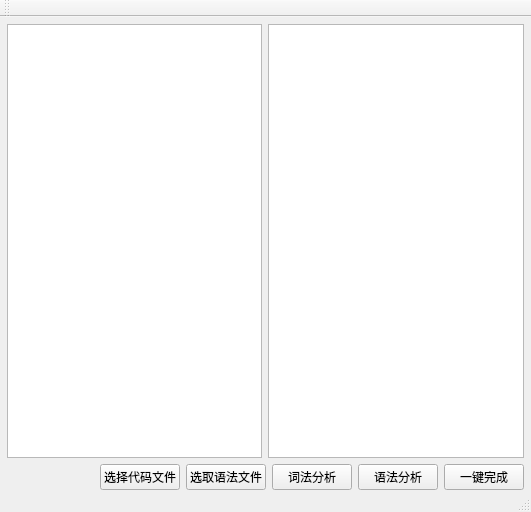
<?xml version="1.0" encoding="UTF-8"?>
<ui version="4.0">
 <class>tj_compiler</class>
 <widget class="QMainWindow" name="tj_compiler">
  <property name="geometry">
   <rect>
    <x>0</x>
    <y>0</y>
    <width>531</width>
    <height>512</height>
   </rect>
  </property>
  <property name="windowTitle">
   <string>TJ_Compiler</string>
  </property>
  <widget class="QWidget" name="centralWidget">
   <property name="sizePolicy">
    <sizepolicy hsizetype="Preferred" vsizetype="Maximum">
     <horstretch>0</horstretch>
     <verstretch>0</verstretch>
    </sizepolicy>
   </property>
   <property name="layoutDirection">
    <enum>Qt::LeftToRight</enum>
   </property>
   <layout class="QVBoxLayout" name="verticalLayout">
    <property name="sizeConstraint">
     <enum>QLayout::SetDefaultConstraint</enum>
    </property>
    <property name="leftMargin">
     <number>7</number>
    </property>
    <property name="topMargin">
     <number>7</number>
    </property>
    <property name="rightMargin">
     <number>7</number>
    </property>
    <property name="bottomMargin">
     <number>0</number>
    </property>
    <item>
     <layout class="QHBoxLayout" name="horizontalLayout_2">
      <item>
       <widget class="QTextBrowser" name="fileDisplayBrowser"/>
      </item>
      <item>
       <widget class="QListView" name="listView"/>
      </item>
     </layout>
    </item>
    <item>
     <layout class="QHBoxLayout" name="horizontalLayout">
      <item>
       <spacer name="horizontalSpacer">
        <property name="orientation">
         <enum>Qt::Horizontal</enum>
        </property>
        <property name="sizeHint" stdset="0">
         <size>
          <width>40</width>
          <height>20</height>
         </size>
        </property>
       </spacer>
      </item>
      <item>
       <widget class="QPushButton" name="fileInput">
        <property name="text">
         <string>选择代码文件</string>
        </property>
       </widget>
      </item>
      <item>
       <widget class="QPushButton" name="parserfileInput">
        <property name="text">
         <string>选取语法文件</string>
        </property>
       </widget>
      </item>
      <item>
       <widget class="QPushButton" name="lexicalBtn">
        <property name="text">
         <string>词法分析</string>
        </property>
       </widget>
      </item>
      <item>
       <widget class="QPushButton" name="parserBtn">
        <property name="text">
         <string>语法分析</string>
        </property>
       </widget>
      </item>
      <item>
       <widget class="QPushButton" name="allBtn">
        <property name="text">
         <string>一键完成</string>
        </property>
       </widget>
      </item>
     </layout>
    </item>
   </layout>
  </widget>
  <widget class="QMenuBar" name="menuBar">
   <property name="geometry">
    <rect>
     <x>0</x>
     <y>0</y>
     <width>531</width>
     <height>26</height>
    </rect>
   </property>
  </widget>
  <widget class="QToolBar" name="mainToolBar">
   <attribute name="toolBarArea">
    <enum>TopToolBarArea</enum>
   </attribute>
   <attribute name="toolBarBreak">
    <bool>false</bool>
   </attribute>
  </widget>
  <widget class="QStatusBar" name="statusBar"/>
 </widget>
 <layoutdefault spacing="6" margin="11"/>
 <resources/>
 <connections/>
</ui>
